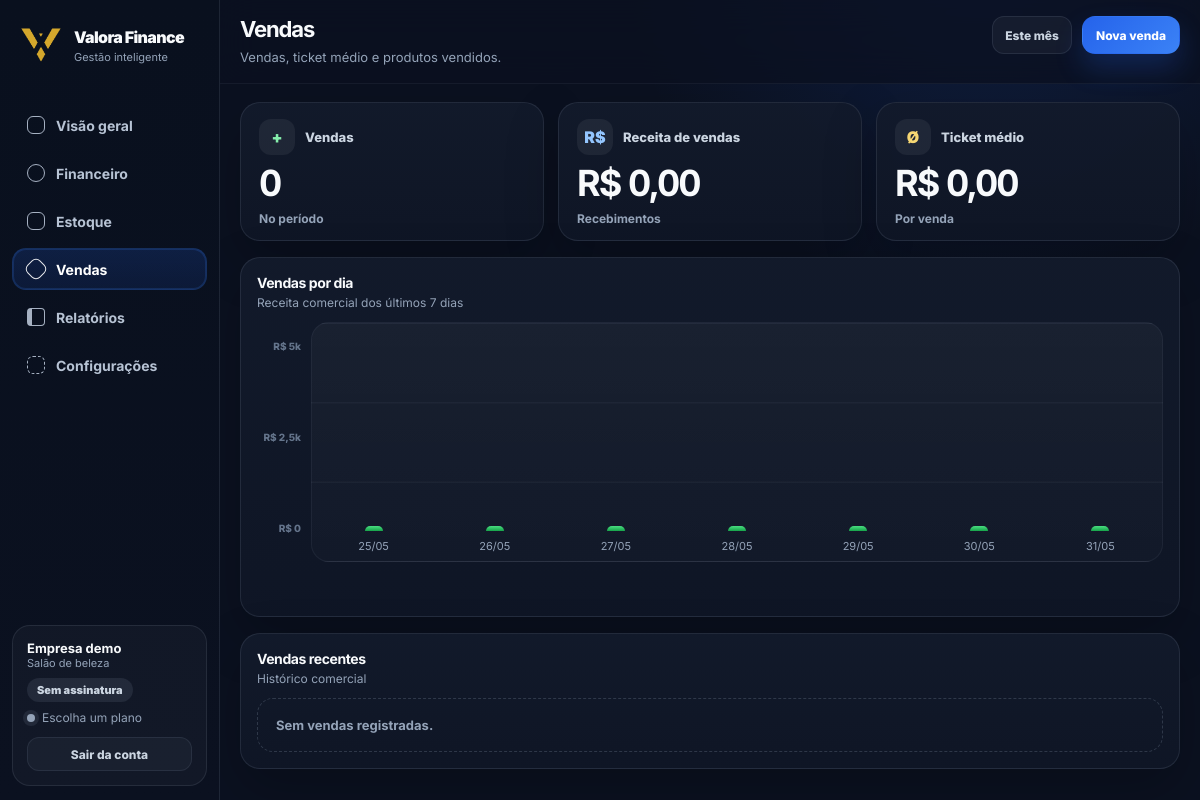
Page /vendas (signed in) on the committed database.
### tables this page shows
CREATE TABLE business_settings (
            id INTEGER PRIMARY KEY AUTOINCREMENT,
            business_id INTEGER NOT NULL UNIQUE,
            company_name TEXT NOT NULL,
            business_type TEXT NOT NULL,
            plan TEXT NOT NULL DEFAULT 'Sem assinatura',
            visual_preference TEXT NOT NULL DEFAULT 'Graphite Premium',
            demo_loaded INTEGER NOT NULL DEFAULT 0,
            created_at TEXT NOT NULL,
            updated_at TEXT NOT NULL,
            FOREIGN KEY(business_id) REFERENCES businesses(id) ON DELETE CASCADE
        );

### templates/app.py (the view)
    @app.route("/vendas", methods=["GET", "POST"])
    def vendas():
        if request.method == "POST":
            return redirect(url_for("estoque"))
        ctx = dashboard_context()
        sale_txs = [tx for tx in ctx["transactions"] if tx["amount"] > 0]
        sales_total = sum(tx["amount"] for tx in sale_txs)
        ticket_average = sales_total / len(sale_txs) if sale_txs else 0
        products_sold = len([tx for tx in sale_txs if "venda" in tx["description"].lower()])
        ctx.update({
            "page_title": "Vendas",
            "page_subtitle": "Vendas, ticket médio e produtos vendidos.",
            "sale_transactions": sale_txs,
            "sales_total": sales_total,
            "ticket_average": ticket_average,
            "products_sold_count": products_sold,
            "page_actions": [{"label": "Nova venda", "url": "#nova-venda", "class": "primary"}],
        })
        return render_template("sales.html", **ctx)

### templates/app.py (called while the page is built)
def get_db_connection(db_path: str):
    conn = sqlite3.connect(db_path)
    conn.row_factory = sqlite3.Row
    return conn

### templates/templates/sales.html
{% extends 'internal_layout.html' %}
{% block content %}
<section class="summary-strip summary-strip-3 sales-summary">
  <article class="summary-card card tone-success large-number-card">
    <div class="summary-top"><span class="metric-symbol">+</span><p>Vendas</p></div>
    <strong>{{ sale_transactions|length }}</strong>
    <small>No período</small>
  </article>
  <article class="summary-card card tone-primary large-number-card">
    <div class="summary-top"><span class="metric-symbol">R$</span><p>Receita de vendas</p></div>
    <strong class="money-value">{{ sales_total|currency }}</strong>
    <small>Recebimentos</small>
  </article>
  <article class="summary-card card tone-warning large-number-card">
    <div class="summary-top"><span class="metric-symbol">Ø</span><p>Ticket médio</p></div>
    <strong class="money-value">{{ ticket_average|currency }}</strong>
    <small>Por venda</small>
  </article>
</section>
<section class="single-column-stack">
  <article class="card chart-panel clean-panel sales-chart-panel">
    <div class="card-head compact-head">
      <div><h3>Vendas por dia</h3><p>Receita comercial dos últimos 7 dias</p></div>
    </div>
    <div class="chart-with-axis">
      <div class="y-axis"><span>R$ 5k</span><span>R$ 2,5k</span><span>R$ 0</span></div>
      <div class="combo-chart finance-chart tall-chart sales-chart">
        {% for row in weekly_data %}
        <div class="combo-day">
          <div class="bars single" title="{{ row.label }} · Vendas {{ row.revenue|currency }}">
            <span class="bar income wide-bar" style="height:{{ row.revenue_height }}%"></span>
          </div>
          <small>{{ row.label }}</small>
        </div>
        {% endfor %}
      </div>
    </div>
  </article>
  <article class="card table-card clean-panel">
    <div class="card-head compact-head"><div><h3>Vendas recentes</h3><p>Histórico comercial</p></div></div>
    {% if sale_transactions %}
    <div class="table-wrap"><table class="data-table sales-table"><thead><tr><th>Descrição</th><th>Categoria</th><th>Data</th><th class="table-money">Valor</th></tr></thead><tbody>
    {% for tx in sale_transactions[:8] %}
    <tr>
      <td><strong>{{ tx.description }}</strong></td>
      <td><span class="chip small">{{ tx.business_category }}</span></td>
      <td>{{ tx.date|date_br }}</td>
      <td class="positive table-money">{{ tx.amount|currency }}</td>
    </tr>
    {% endfor %}
    </tbody></table></div>
    {% else %}
    <div class="empty-state strong">Sem vendas registradas.</div>
    {% endif %}
  </article>
</section>
{% endblock %}

### templates/templates/internal_layout.html (shortened to what this page needs)
<!doctype html>
<html lang="pt-br">
<head>
  <link rel="stylesheet" href="{{ url_for('static', filename='style.css') }}" />
</head>
<body class="app-body">
  <div class="app-shell">
    <aside class="sidebar">
      <a class="brand" href="{{ url_for('dashboard') }}" aria-label="Valora Finance">
        <span class="brand-logo"><img src="{{ url_for('static', filename='valora-logo-gold.png') }}" alt="Logo Valora Finance" /></span>
        <span class="brand-copy"><strong>Valora Finance</strong><small>Gestão inteligente</small></span>
      </a>
      <nav class="sidebar-nav" aria-label="Navegação principal">
        <a href="{{ url_for('dashboard') }}" class="nav-link {% if request.endpoint == 'dashboard' %}active{% endif %}"><span class="icon i-overview"></span>Visão geral</a>
        <a href="{{ url_for('financas') }}" class="nav-link {% if request.endpoint == 'financas' %}active{% endif %}"><span class="icon i-finance"></span>Financeiro</a>
        <a href="{{ url_for('estoque') }}" class="nav-link {% if request.endpoint == 'estoque' %}active{% endif %}"><span class="icon i-stock"></span>Estoque</a>
        <a href="{{ url_for('vendas') }}" class="nav-link {% if request.endpoint == 'vendas' %}active{% endif %}"><span class="icon i-sales"></span>Vendas</a>
        <a href="{{ url_for('relatorios') }}" class="nav-link {% if request.endpoint == 'relatorios' %}active{% endif %}"><span class="icon i-report"></span>Relatórios</a>
        <a href="{{ url_for('configuracoes') }}" class="nav-link {% if request.endpoint == 'configuracoes' %}active{% endif %}"><span class="icon i-settings"></span>Configurações</a>
      </nav>
      <div class="sidebar-account">
        <div>
          <strong>{{ settings.company_name or 'Empresa demo' }}</strong>
          <small>{{ settings.business_type or 'Pequeno negócio' }}</small>
        </div>
        <span class="plan-badge {{ 'inactive' if settings.plan == 'Sem assinatura' else '' }}">{{ settings.plan or 'Sem assinatura' }}</span>
        <span class="active-dot {{ 'muted' if settings.plan == 'Sem assinatura' else '' }}"><i></i>{{ 'Escolha um plano' if settings.plan == 'Sem assinatura' else 'Sistema ativo' }}</span>
        <a class="logout-link" href="{{ url_for('logout') }}">Sair da conta</a>
      </div>
    </aside>
    <main class="main-panel">
      <header class="topbar">
        <div class="page-title-block">
          <h1>{{ page_title }}</h1>
          {% if page_subtitle %}<p>{{ page_subtitle }}</p>{% endif %}
        </div>
        <div class="topbar-actions">
          <span class="period-pill">Este mês</span>
          {% for action in page_actions or [] %}
          <a class="btn btn-{{ action.class }}" href="{{ action.url }}">{{ action.label }}</a>
          {% endfor %}
        </div>
      </header>
      <section class="content-wrap">
        {% block content %}{% endblock %}
      </section>
    </main>
  </div>
</body>
</html>

### rows in the picture
business_settings: company_name "Empresa demo", business_type "Salão de beleza", plan "Sem assinatura", plan "Escolha um plano"

### other values in the picture
{{ page_title }} "Vendas"
{{ page_subtitle }} "Vendas, ticket médio e produtos vendidos."
{{ action.label }} "Nova venda"
{{ sale_transactions|length }} "0"
{{ sales_total|currency }} "R$ 0,00"
{{ ticket_average|currency }} "R$ 0,00"
{{ row.label }} "25/05" "26/05" "27/05" "28/05" "29/05" "30/05" "31/05"
